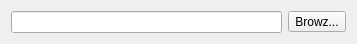
<?xml version="1.0" encoding="UTF-8"?>
<ui version="4.0">
 <class>FileBrowz</class>
 <widget class="QWidget" name="FileBrowz">
  <property name="geometry">
   <rect>
    <x>0</x>
    <y>0</y>
    <width>357</width>
    <height>33</height>
   </rect>
  </property>
  <property name="windowTitle">
   <string>Form</string>
  </property>
  <layout class="QGridLayout" name="FileBrowzGridLayout">
   <item row="0" column="0">
    <widget class="QLineEdit" name="pathEdit"/>
   </item>
   <item row="0" column="1">
    <widget class="QToolButton" name="browzButton">
     <property name="text">
      <string>Browz...</string>
     </property>
     <property name="icon">
      <iconset theme="system-file-manager-symbolic"/>
     </property>
     <property name="toolButtonStyle">
      <enum>Qt::ToolButtonFollowStyle</enum>
     </property>
    </widget>
   </item>
  </layout>
 </widget>
 <resources/>
 <connections/>
</ui>
